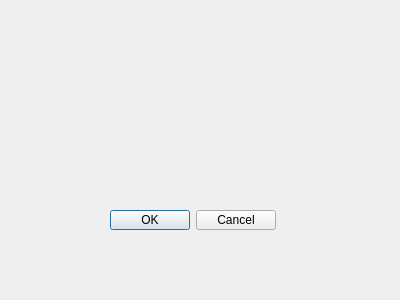
<?xml version="1.0" encoding="UTF-8"?>
<ui version="4.0">
 <class>ConnectionConfirm</class>
 <widget class="QWidget" name="ConnectionConfirm">
  <property name="geometry">
   <rect>
    <x>0</x>
    <y>0</y>
    <width>400</width>
    <height>300</height>
   </rect>
  </property>
  <property name="windowTitle">
   <string>Form</string>
  </property>
  <widget class="QDialogButtonBox" name="buttonBox">
   <property name="geometry">
    <rect>
     <x>110</x>
     <y>210</y>
     <width>166</width>
     <height>20</height>
    </rect>
   </property>
   <property name="standardButtons">
    <set>QDialogButtonBox::Cancel|QDialogButtonBox::Ok</set>
   </property>
  </widget>
 </widget>
 <resources/>
 <connections/>
</ui>
